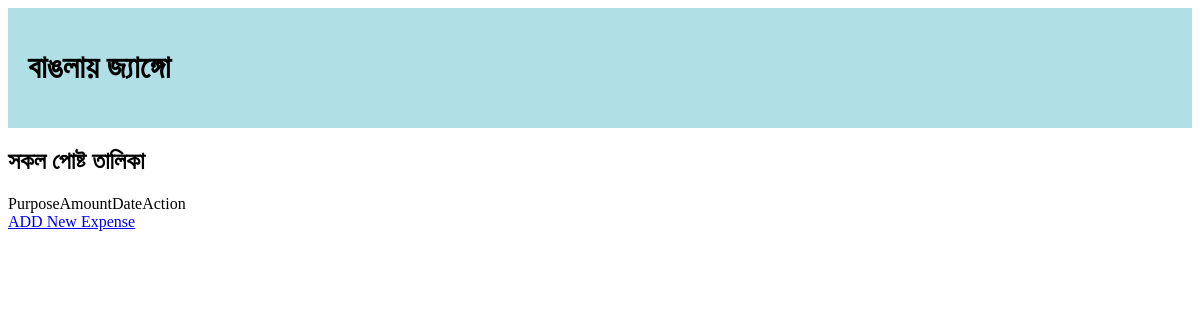
Page /cost/list/ on the earlier database version.
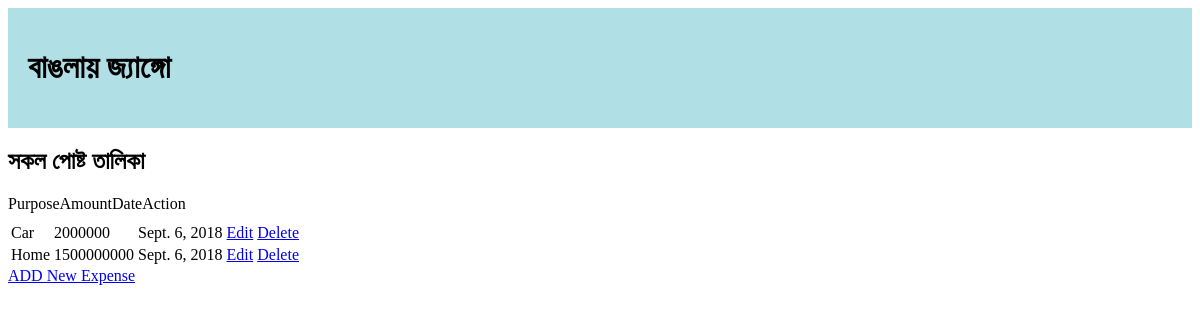
Same page on the later database version.
### cost_management/models.py (models this page shows, shortened)
class Expense(models.Model):
    amount = models.IntegerField()
    purpose = models.CharField(max_length=20)
    date = models.DateField(auto_now_add=True)

### cost_management/views.py (the view)
def my_expense(request):
    expenses = Expense.objects.all()
    context = {'expenses':expenses}
    return render(request,'cost/expense.html',context)

### templates/cost/expense.html (shortened to what this page needs)
{% extends 'base.html' %}
{% block content %}
    <table>
        <thead>
        </thead>
        <tbody>
        {% for exp in expenses %}
            <tr>
                <td>{{ exp.purpose }}</td>
                <td>{{ exp.amount }}</td>
                <td>{{ exp.date }}</td>
                <td>
                    <a class="btn btn-primary" href="{% url 'edit-expense' exp.id %}">Edit</a>
                    <a class="btn btn-danger" href="{% url 'delete-expense' exp.id %}">Delete</a>
                </td>
            </tr>
        {% endfor %}
        </tbody>
    </table>
    <a class="btn btn-primary" href="{% url 'add-expense' %}">ADD New Expense</a>
{% endblock %}

Differences in the rows shown:
added Expense: purpose "Car", amount "2000000", date "Sept. 6, 2018"
added Expense: purpose "Home", amount "1500000000", date "Sept. 6, 2018"
